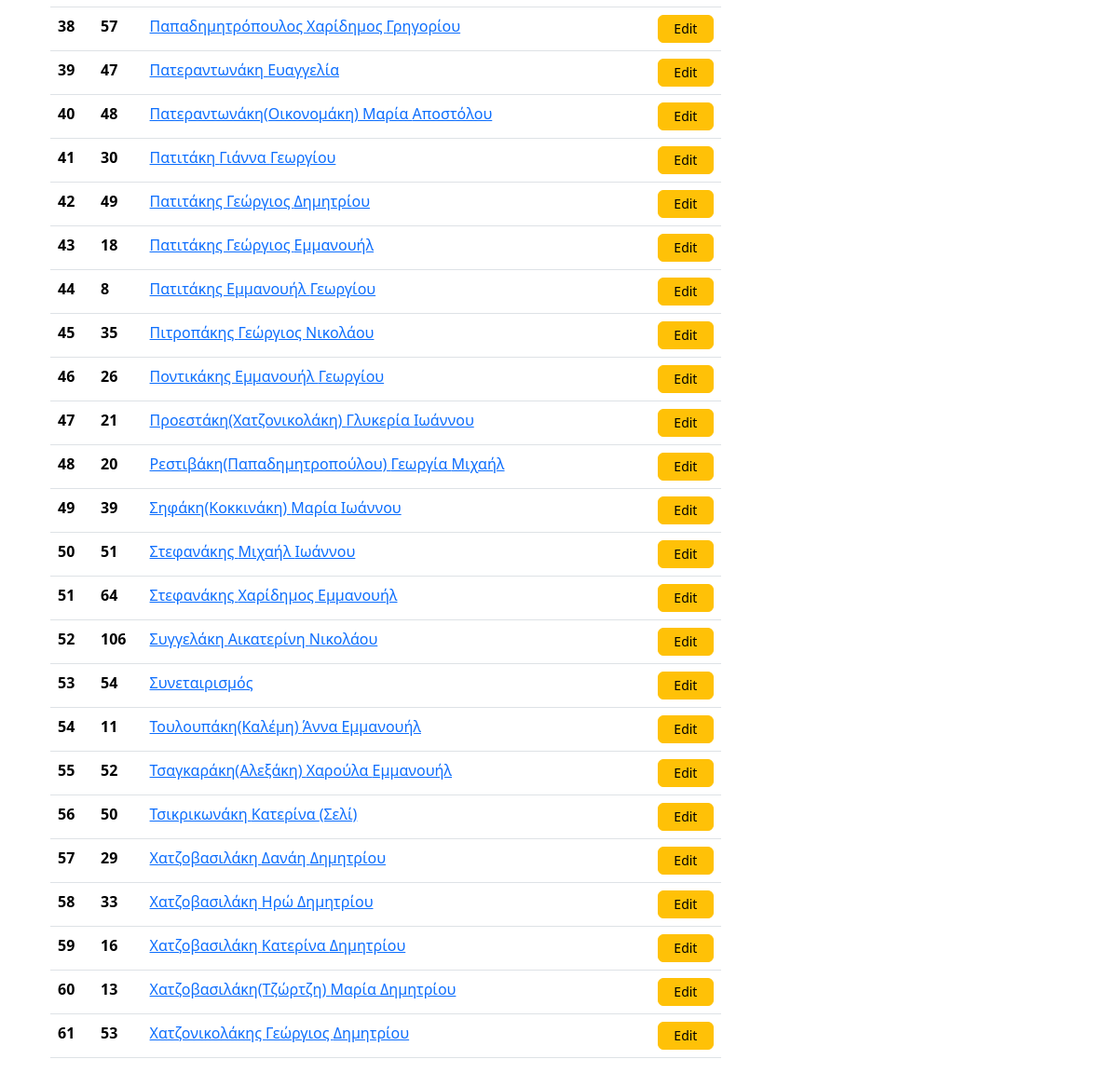
/customers/ (signed in, lower part), run on an earlier commit of the app's database.
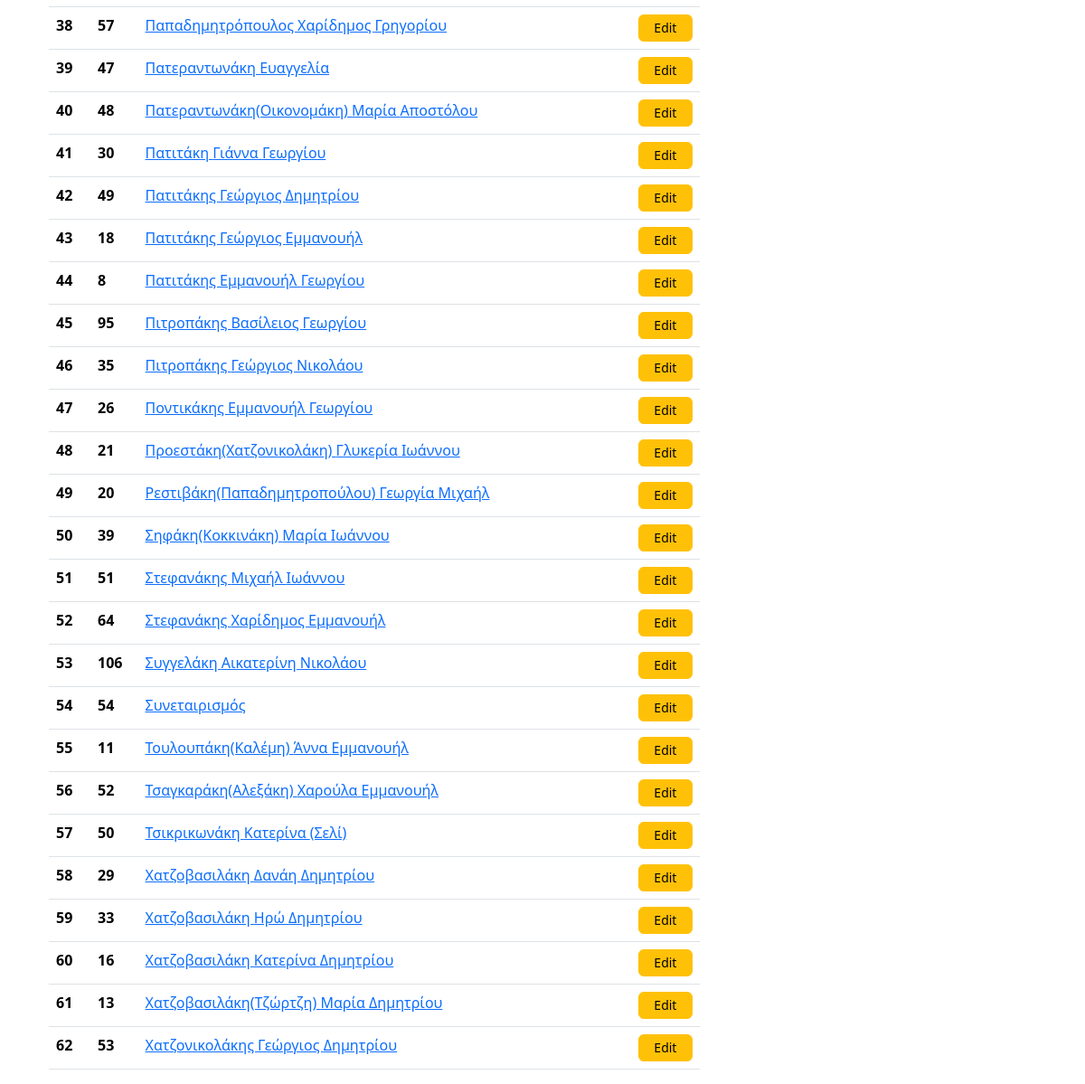
And on a later commit of the database.
### synet/models.py (models this page shows, shortened)
class Persons(models.Model):
    surname = models.CharField(max_length=100)
    name = models.CharField(max_length=100, null=True, blank=True)
    fathersName = models.CharField(max_length=100, null=True, blank=True)
    afm = models.CharField(max_length=9, null=True, blank=True, unique=True)
    phone = models.CharField(max_length=10, null=True, blank=True)
    member = models.BooleanField(default=True)  # Είναι μέλος του συνεταιρισμού
    payAsMember = models.BooleanField(default=True)  # Πληρώνει σαν μέλος του συνεταιρισμού
    isActive = models.BooleanField(default=False)  # Είναι ενεργός στον πολιτισμό
    aa = models.IntegerField(null=True, blank=True, unique=True)  # Αύξων αριθμός απόφασης ΔΣ 7/10/2000
    placeOfResidence = models.CharField(max_length=20, null=True, blank=True) # Τόπος διαμονής
    notes = models.CharField(max_length=100, null=True, blank=True)
    class Meta:
        unique_together = ('surname', 'name', 'fathersName')
        ordering = ['surname', 'name', 'fathersName']
    @classmethod
    def customers(cls):
        return cls.objects.filter(isActive=True)

### synet/views.py (the view)
# urls.py: path('customers/', views.customers, name="customers"),
def customers(request):
    sort_by, order = get_sort_params(request, default='surname')
    data = Persons.customers().order_by(sort_by)
    return render(request, 'customers.html', {'data': data, 'order': order})

### synet/views.py (called while the page is built)
def get_sort_params(request, default='-id'):
    sort_by = request.GET.get('sort', default)
    order = request.GET.get('order', 'asc')
    if order == 'desc' and not sort_by.startswith('-'):
        sort_by = f'-{sort_by}'
    elif order == 'asc' and sort_by.startswith('-'):
        sort_by = sort_by[1:]
    return sort_by, 'asc' if order == 'desc' else 'desc'

### templates/customers.html (shortened to what this page needs)
{% extends "main.html" %}
{% block content %}
<div class="container mt-5">
    <div class="row">
        <div class="col-md-8">
            <table class="table">
                <tbody>
                    {% for d in data %}
                  <tr>
                    <th scope="row">{{ forloop.counter }}</th>
                    <th scope="row">{{d.id}}</th>
                    <td><a href="/customerIrrigations/{{d.id}}">{{d.surname}} {{d.name}} {{d.fathersName}}</a></td>
                    <td><a type="button" href="/customers/update/{{d.id}}" class="btn btn-warning">Edit</a></td>
                  </tr>
                  {% endfor %}
                </tbody>
              </table>
        </div>
    </div>
</div>
{% endblock content %}

What changed in the data, as far as the page shows it:
now on this page (row edited): Persons: id "95", surname "Πιτροπάκης", name "Βασίλειος", fathersName "Γεωργίου"
